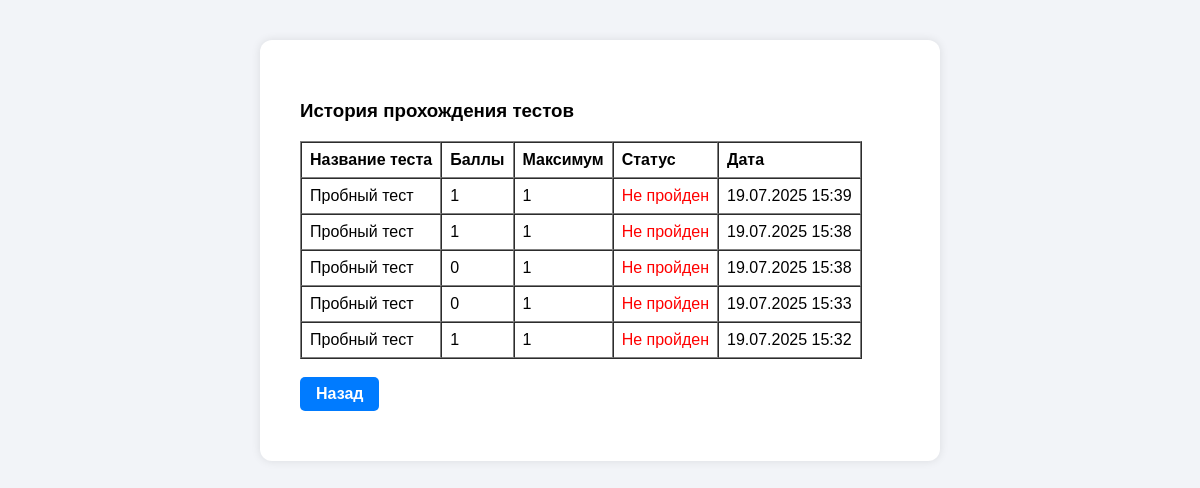
Screenshot of /admin/view_result.php?user_id=873 (signed in) with the database file from the repository.
### tables this page shows
CREATE TABLE `user_tests` (
  `id` bigint(20) UNSIGNED NOT NULL,
  `user_id` bigint(20) UNSIGNED NOT NULL,
  `test_id` bigint(20) UNSIGNED NOT NULL,
  `score` int(11) NOT NULL DEFAULT 0,
  `max_score` int(11) NOT NULL,
  `passed` tinyint(1) NOT NULL DEFAULT 0,
  `started_at` timestamp NULL DEFAULT NULL,
  `completed_at` timestamp NULL DEFAULT NULL,
  `attempt_number` int(11) NOT NULL DEFAULT 1
);

CREATE TABLE `tests` (
  `id` bigint(20) UNSIGNED NOT NULL,
  `name` varchar(255) NOT NULL,
  `description` text DEFAULT NULL,
  `direction_id` bigint(20) UNSIGNED DEFAULT NULL,
  `passing_score` int(11) NOT NULL,
  `time_limit` int(11) DEFAULT NULL COMMENT 'В минутах',
  `attempts_limit` int(11) DEFAULT NULL,
  `is_published` tinyint(1) NOT NULL DEFAULT 0,
  `created_at` timestamp NULL DEFAULT current_timestamp(),
  `updated_at` timestamp NULL DEFAULT current_timestamp() ON UPDATE current_timestamp(),
  `chat_link` varchar(255) DEFAULT NULL,
  `group_link` varchar(255) DEFAULT NULL
);

### admin/view_result.php (the view, shortened to what this page needs)
<?php
require_once 'config.php';
$userId = (int)$_GET['user_id'];
?>
<!DOCTYPE html>
<html lang="ru">
<head>
    <link rel="stylesheet" href="../style.css">
</head>
<body>
    <div class="container">
        <div class="detail-card" style="margin-top: 30px;">
            <h3>История прохождения тестов</h3>
            <?php
            $stmt = $pdo->prepare("
                SELECT ut.*, t.name
                FROM user_tests ut
                JOIN tests t ON ut.test_id = t.id
                WHERE ut.user_id = ?
                ORDER BY ut.completed_at DESC
            ");
            $stmt->execute([$userId]);
            $attempts = $stmt->fetchAll();
            if ($attempts):
            ?>
                <table border="1" cellpadding="8" cellspacing="0">
                    <tr>
                        <th>Название теста</th>
                        <th>Баллы</th>
                        <th>Максимум</th>
                        <th>Статус</th>
                        <th>Дата</th>
                    </tr>
                    <?php foreach ($attempts as $attempt): ?>
                    <tr>
                        <td><?= htmlspecialchars($attempt['name']) ?></td>
                        <td><?= $attempt['score'] ?></td>
                        <td><?= $attempt['max_score'] ?></td>
                        <td style="color: <?= $attempt['passed'] ? 'green' : 'red' ?>">
                            <?= $attempt['passed'] ? 'Пройден' : 'Не пройден' ?>
                        </td>
                        <td><?= date('d.m.Y H:i', strtotime($attempt['completed_at'])) ?></td>
                    </tr>
                    <?php endforeach; ?>
                </table>
            <?php else: ?>
                <p>Пока нет результатов прохождения тестов.</p>
            <?php endif; ?>
        </div>
        <br>
        <a href="admin_users.php" style="
    display: inline-block;
    margin-bottom: 20px;
    padding: 8px 16px;
    background-color: #007bff;;
    color: white;
    text-decoration: none;
    border-radius: 5px;
    font-weight: bold;
">Назад</a>
    </div>
</body>
</html>

### verification/style.css (style rules this page uses)
body { font-family: Arial, sans-serif; background-color: #f2f4f8; margin: 0; padding: 0; }
.container { max-width: 600px; margin: 40px auto; background-color: #fff; padding: 30px 40px; border-radius: 12px; box-shadow: 0 0 10px rgba(0,0,0,0.1); text-align: left; }

### rows the page displays
user_tests: test.name "Пробный тест", score "1", max_score "1", passed "Не пройден", completed_at "19.07.2025 15:39"
user_tests: test.name "Пробный тест", score "1", max_score "1", passed "Не пройден", completed_at "19.07.2025 15:38"
user_tests: test.name "Пробный тест", score "0", max_score "1", passed "Не пройден", completed_at "19.07.2025 15:38"
user_tests: test.name "Пробный тест", score "0", max_score "1", passed "Не пройден", completed_at "19.07.2025 15:33"
user_tests: test.name "Пробный тест", score "1", max_score "1", passed "Не пройден", completed_at "19.07.2025 15:32"
